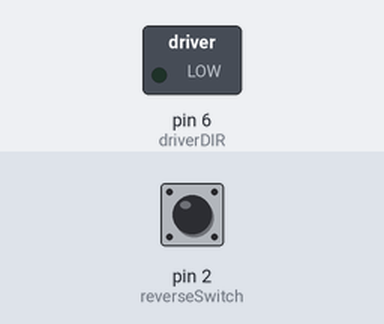
A sketch run on a simulated Arduino Uno, built with avr-gcc and run on an emulated ATmega328P. Shown: switched loads named in the sketch (green lamp = pin HIGH). The test bench sets the inputs (shaded band); at power-on: pin 2 (reverseSwitch) HIGH. Pins used as bus, display or sensor lines are not drawn.

Above: at 1.2 s.
1.3 s: pin 2 (reverseSwitch) pulled LOW for 0.15 s
At 2.5 s:
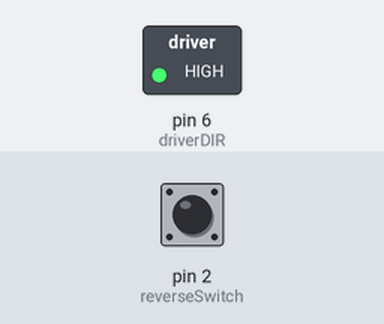
2.9 s: pin 2 (reverseSwitch) pulled LOW for 1 s
6.9 s: pin 2 (reverseSwitch) pulled LOW for 3.2 s
At 7.5 s:
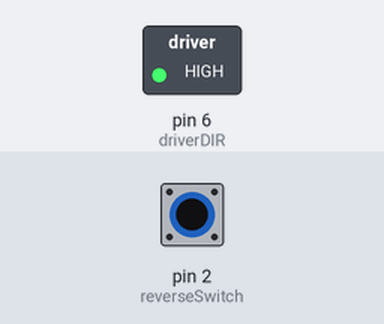
Timing chart, 0 to 9.9 s (numbered marks = the images above; inputs shaded):
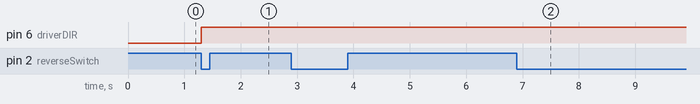

Measured:
- after the input at 1.3 s, pin 6 (driverDIR): LOW → HIGH at once
- after the input at 2.9 s, every drawn part: stays the same
- after the input at 6.9 s, pin 6 (driverDIR): stays HIGH (without the input it goes to LOW after 0.32 s)

The sketch:

sketch_aug11c.ino
```cpp
#include <ArduinoSTL.h>
#include <Stepper.h>

// Define pins
int constexpr reverseSwitch = 2; // Push button for reverse
int constexpr driverDIR     = 6; // DIR – pin
int constexpr driverPUL     = 7; // PUL pin
int constexpr startPORT     = 8; // variable => power on --> Run program, power off --> disable
int constexpr fastRIGHT     = 9; // variable => power on --> Run conti. right; power off --> unuseful

// Variables
int constexpr waitpd = 1000*5; // collect sample time in millisecond
int constexpr pd     = 50;     // Pulse Delay period in millisecond, pulse/pulse duration
int constexpr frpd   = 500;    // fast right
bool          setdir = LOW;    // Set Direction
int           wpd    = waitpd; // initial collection/waiting time

//Interrupt Handler
void revmotor ()
{
    setdir = !setdir;
}
void fastspeed ()
{
    wpd = frpd;
}
void samplespeed ()
{
    wpd = waitpd;
}

void setup()
{
    Serial.begin(9600);
    pinMode (driverDIR, OUTPUT);
    pinMode (driverPUL, OUTPUT);
    pinMode (startPORT, INPUT);
    pinMode (fastRIGHT, INPUT);
    attachInterrupt(digitalPinToInterrupt(reverseSwitch), revmotor, FALLING);
    attachInterrupt(digitalPinToInterrupt(fastRIGHT), fastspeed, CHANGE);
    attachInterrupt(digitalPinToInterrupt(fastRIGHT), samplespeed, CHANGE);
}
void loop()
{
    for (int i = 0; i < 200*100; i++)
    {
        digitalWrite(driverDIR, setdir);
        digitalWrite(driverPUL, HIGH);
        delayMicroseconds(pd);
        digitalWrite(driverPUL, LOW);
        delayMicroseconds(pd);
    }
    delay(wpd);
}
```
